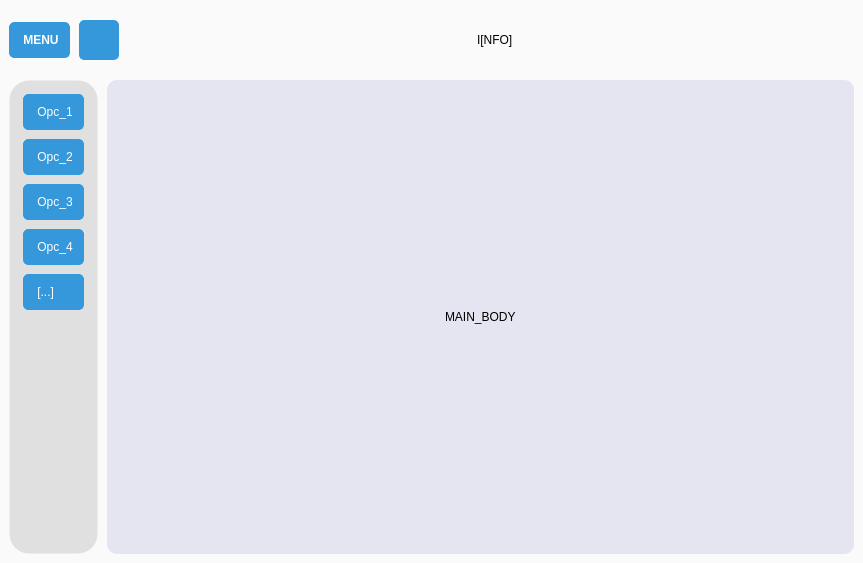
<?xml version="1.0" encoding="UTF-8"?>
<ui version="4.0">
 <class>MainWindow</class>
 <widget class="QMainWindow" name="MainWindow">
  <property name="geometry">
   <rect>
    <x>0</x>
    <y>0</y>
    <width>863</width>
    <height>563</height>
   </rect>
  </property>
  <property name="windowTitle">
   <string>MainWindow</string>
  </property>
  <widget class="QWidget" name="centralwidget">
   <property name="styleSheet">
    <string notr="true">* {
    border: none;
    background-color: transparent;
    color: #000000;
}

QPushButton {
    background-color: #3498db;
    border-radius: 5px;
    padding: 10px;
    text-align: left;
    border: 1px solid #3498db;
    color: #ffffff;
}

QPushButton:hover {
    background-color: #2980b9;
    border-color: #2980b9;

}

QPushButton:pressed {
    background-color: #1f618d;
 border-color: #1f618d;
}


#centralwidget {
background-color: #FAFAFA;
}

#side_menu {
    background-color: #e0e0e0;
    border-radius: 20px;
    border: 1px solid rgba(0, 0, 0, 0);
}

#main_body {
background-color: #E4E5F1;
    border-radius: 10px;
}
</string>
   </property>
   <layout class="QVBoxLayout" name="verticalLayout">
    <property name="spacing">
     <number>0</number>
    </property>
    <property name="leftMargin">
     <number>0</number>
    </property>
    <property name="topMargin">
     <number>0</number>
    </property>
    <property name="rightMargin">
     <number>0</number>
    </property>
    <property name="bottomMargin">
     <number>0</number>
    </property>
    <item alignment="Qt::AlignTop">
     <widget class="QFrame" name="header_side">
      <property name="minimumSize">
       <size>
        <width>0</width>
        <height>80</height>
       </size>
      </property>
      <property name="maximumSize">
       <size>
        <width>16777215</width>
        <height>0</height>
       </size>
      </property>
      <property name="frameShape">
       <enum>QFrame::StyledPanel</enum>
      </property>
      <property name="frameShadow">
       <enum>QFrame::Raised</enum>
      </property>
      <layout class="QHBoxLayout" name="horizontalLayout_2">
       <property name="spacing">
        <number>0</number>
       </property>
       <property name="leftMargin">
        <number>0</number>
       </property>
       <property name="topMargin">
        <number>0</number>
       </property>
       <property name="rightMargin">
        <number>0</number>
       </property>
       <property name="bottomMargin">
        <number>0</number>
       </property>
       <item alignment="Qt::AlignLeft">
        <widget class="QFrame" name="frame_6">
         <property name="frameShape">
          <enum>QFrame::StyledPanel</enum>
         </property>
         <property name="frameShadow">
          <enum>QFrame::Raised</enum>
         </property>
         <layout class="QHBoxLayout" name="horizontalLayout_3">
          <property name="spacing">
           <number>9</number>
          </property>
          <item>
           <widget class="QPushButton" name="btn_menu">
            <property name="font">
             <font>
              <bold>true</bold>
             </font>
            </property>
            <property name="text">
             <string> MENU</string>
            </property>
            <property name="icon">
             <iconset resource="icon.qrc">
              <normaloff>:/img/iconos/menu.svg</normaloff>:/img/iconos/menu.svg</iconset>
            </property>
            <property name="iconSize">
             <size>
              <width>20</width>
              <height>20</height>
             </size>
            </property>
           </widget>
          </item>
          <item>
           <widget class="QPushButton" name="btn_theme">
            <property name="minimumSize">
             <size>
              <width>0</width>
              <height>0</height>
             </size>
            </property>
            <property name="maximumSize">
             <size>
              <width>40</width>
              <height>40</height>
             </size>
            </property>
            <property name="text">
             <string/>
            </property>
            <property name="icon">
             <iconset resource="icon.qrc">
              <normaloff>:/img/iconos/moon.svg</normaloff>:/img/iconos/moon.svg</iconset>
            </property>
            <property name="iconSize">
             <size>
              <width>20</width>
              <height>20</height>
             </size>
            </property>
           </widget>
          </item>
         </layout>
        </widget>
       </item>
       <item>
        <widget class="QFrame" name="frame_7">
         <property name="sizePolicy">
          <sizepolicy hsizetype="Expanding" vsizetype="Preferred">
           <horstretch>0</horstretch>
           <verstretch>0</verstretch>
          </sizepolicy>
         </property>
         <property name="frameShape">
          <enum>QFrame::StyledPanel</enum>
         </property>
         <property name="frameShadow">
          <enum>QFrame::Raised</enum>
         </property>
         <layout class="QVBoxLayout" name="verticalLayout_5">
          <item alignment="Qt::AlignHCenter">
           <widget class="QLabel" name="label">
            <property name="sizePolicy">
             <sizepolicy hsizetype="Expanding" vsizetype="Preferred">
              <horstretch>0</horstretch>
              <verstretch>0</verstretch>
             </sizepolicy>
            </property>
            <property name="text">
             <string>I[NFO]</string>
            </property>
           </widget>
          </item>
         </layout>
        </widget>
       </item>
      </layout>
     </widget>
    </item>
    <item>
     <widget class="QFrame" name="frame_2">
      <property name="frameShape">
       <enum>QFrame::StyledPanel</enum>
      </property>
      <property name="frameShadow">
       <enum>QFrame::Raised</enum>
      </property>
      <layout class="QHBoxLayout" name="horizontalLayout">
       <property name="spacing">
        <number>9</number>
       </property>
       <property name="leftMargin">
        <number>9</number>
       </property>
       <property name="topMargin">
        <number>0</number>
       </property>
       <property name="rightMargin">
        <number>9</number>
       </property>
       <property name="bottomMargin">
        <number>9</number>
       </property>
       <item alignment="Qt::AlignLeft">
        <widget class="QFrame" name="side_menu">
         <property name="sizePolicy">
          <sizepolicy hsizetype="Expanding" vsizetype="Preferred">
           <horstretch>0</horstretch>
           <verstretch>0</verstretch>
          </sizepolicy>
         </property>
         <property name="styleSheet">
          <string notr="true"/>
         </property>
         <property name="frameShape">
          <enum>QFrame::StyledPanel</enum>
         </property>
         <property name="frameShadow">
          <enum>QFrame::Raised</enum>
         </property>
         <layout class="QVBoxLayout" name="verticalLayout_2">
          <property name="spacing">
           <number>0</number>
          </property>
          <property name="leftMargin">
           <number>4</number>
          </property>
          <property name="topMargin">
           <number>4</number>
          </property>
          <property name="rightMargin">
           <number>4</number>
          </property>
          <property name="bottomMargin">
           <number>4</number>
          </property>
          <item>
           <widget class="QFrame" name="frame_5">
            <property name="sizePolicy">
             <sizepolicy hsizetype="Minimum" vsizetype="Preferred">
              <horstretch>0</horstretch>
              <verstretch>0</verstretch>
             </sizepolicy>
            </property>
            <property name="maximumSize">
             <size>
              <width>16777215</width>
              <height>16777215</height>
             </size>
            </property>
            <property name="frameShape">
             <enum>QFrame::StyledPanel</enum>
            </property>
            <property name="frameShadow">
             <enum>QFrame::Raised</enum>
            </property>
            <layout class="QVBoxLayout" name="verticalLayout_3">
             <property name="spacing">
              <number>9</number>
             </property>
             <property name="leftMargin">
              <number>9</number>
             </property>
             <item>
              <widget class="QPushButton" name="btn_1">
               <property name="sizePolicy">
                <sizepolicy hsizetype="Preferred" vsizetype="Fixed">
                 <horstretch>0</horstretch>
                 <verstretch>0</verstretch>
                </sizepolicy>
               </property>
               <property name="font">
                <font>
                 <bold>false</bold>
                </font>
               </property>
               <property name="text">
                <string> Opc_1</string>
               </property>
               <property name="icon">
                <iconset resource="icon.qrc">
                 <normaloff>:/img/iconos/home.svg</normaloff>:/img/iconos/home.svg</iconset>
               </property>
               <property name="iconSize">
                <size>
                 <width>20</width>
                 <height>20</height>
                </size>
               </property>
              </widget>
             </item>
             <item>
              <widget class="QPushButton" name="btn_2">
               <property name="maximumSize">
                <size>
                 <width>16777215</width>
                 <height>16777215</height>
                </size>
               </property>
               <property name="text">
                <string> Opc_2</string>
               </property>
               <property name="icon">
                <iconset resource="icon.qrc">
                 <normaloff>:/img/iconos/archive.svg</normaloff>:/img/iconos/archive.svg</iconset>
               </property>
               <property name="iconSize">
                <size>
                 <width>20</width>
                 <height>20</height>
                </size>
               </property>
              </widget>
             </item>
             <item>
              <widget class="QPushButton" name="btn_3">
               <property name="text">
                <string> Opc_3</string>
               </property>
               <property name="icon">
                <iconset resource="icon.qrc">
                 <normaloff>:/img/iconos/check-square.svg</normaloff>:/img/iconos/check-square.svg</iconset>
               </property>
               <property name="iconSize">
                <size>
                 <width>20</width>
                 <height>20</height>
                </size>
               </property>
              </widget>
             </item>
             <item>
              <widget class="QPushButton" name="btn_4">
               <property name="text">
                <string> Opc_4</string>
               </property>
               <property name="icon">
                <iconset resource="icon.qrc">
                 <normaloff>:/img/iconos/edit.svg</normaloff>:/img/iconos/edit.svg</iconset>
               </property>
               <property name="iconSize">
                <size>
                 <width>20</width>
                 <height>20</height>
                </size>
               </property>
              </widget>
             </item>
             <item>
              <widget class="QPushButton" name="btn_5">
               <property name="text">
                <string> [...]</string>
               </property>
               <property name="icon">
                <iconset resource="icon.qrc">
                 <normaloff>:/img/iconos/file-minus.svg</normaloff>:/img/iconos/file-minus.svg</iconset>
               </property>
               <property name="iconSize">
                <size>
                 <width>20</width>
                 <height>20</height>
                </size>
               </property>
              </widget>
             </item>
             <item>
              <spacer name="verticalSpacer">
               <property name="orientation">
                <enum>Qt::Vertical</enum>
               </property>
               <property name="sizeHint" stdset="0">
                <size>
                 <width>20</width>
                 <height>40</height>
                </size>
               </property>
              </spacer>
             </item>
            </layout>
           </widget>
          </item>
         </layout>
        </widget>
       </item>
       <item>
        <widget class="QFrame" name="main_body">
         <property name="sizePolicy">
          <sizepolicy hsizetype="Expanding" vsizetype="Expanding">
           <horstretch>0</horstretch>
           <verstretch>0</verstretch>
          </sizepolicy>
         </property>
         <property name="frameShape">
          <enum>QFrame::StyledPanel</enum>
         </property>
         <property name="frameShadow">
          <enum>QFrame::Raised</enum>
         </property>
         <layout class="QVBoxLayout" name="verticalLayout_4">
          <item alignment="Qt::AlignHCenter">
           <widget class="QLabel" name="label_2">
            <property name="text">
             <string>MAIN_BODY</string>
            </property>
           </widget>
          </item>
         </layout>
        </widget>
       </item>
      </layout>
     </widget>
    </item>
   </layout>
  </widget>
 </widget>
 <resources>
  <include location="icon.qrc"/>
 </resources>
 <connections/>
</ui>
